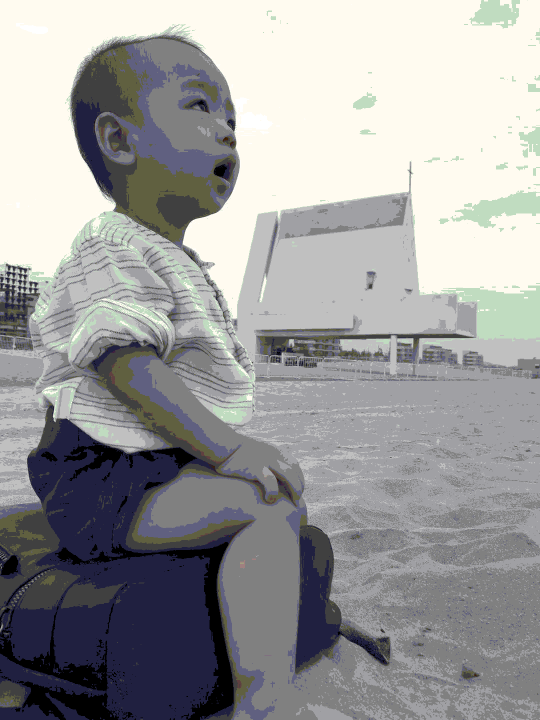
#> input picture l5SVD矩阵分解与基于内容的推荐/image_svd/256.bmp, 1080 x 1440 px (shown at 1/2 size)
$ python image_svd.py
#> lines starting #> are read from the running program, lines starting #| are printed output that depends on the picture
import numpy as np
from scipy.linalg import svd
from PIL import Image
import matplotlib.pyplot as plt

# 取前k个特征，对图像进行还原
def get_image_feature(s, k):
	# 对于S，只保留前K个特征值
	s_temp = np.zeros(s.shape[0])
	s_temp[0:k] = s[0:k]
	s = s_temp * np.identity(s.shape[0])
	# 用新的s_temp，以及p,q重构A
	temp = np.dot(p,s)
	temp = np.dot(temp,q)
	plt.imshow(temp, cmap=plt.cm.gray, interpolation='nearest')
	plt.show()
	print(A-temp)


# 加载256色图片
image = Image.open('./256.bmp')
#> image is the input picture: PIL image 1080x1440 P; mean R, G, B 156, 155.8, 156.2
A = np.array(image)
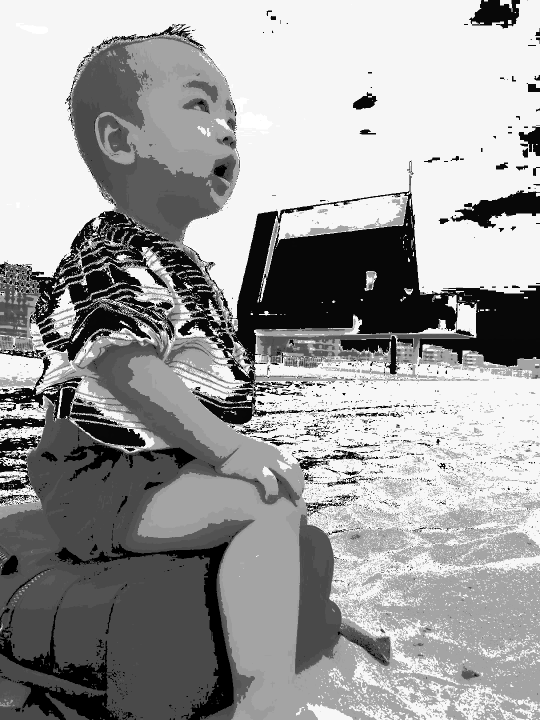
#> A: shape (1440, 1080) (shown at 1/2 size); min 0, max 255, mean 156.8
# 显示原图像
plt.imshow(A, cmap=plt.cm.gray, interpolation='nearest')
plt.show()
# 对图像矩阵A进行奇异值分解，得到p,s,q
p,s,q = svd(A, full_matrices=False)
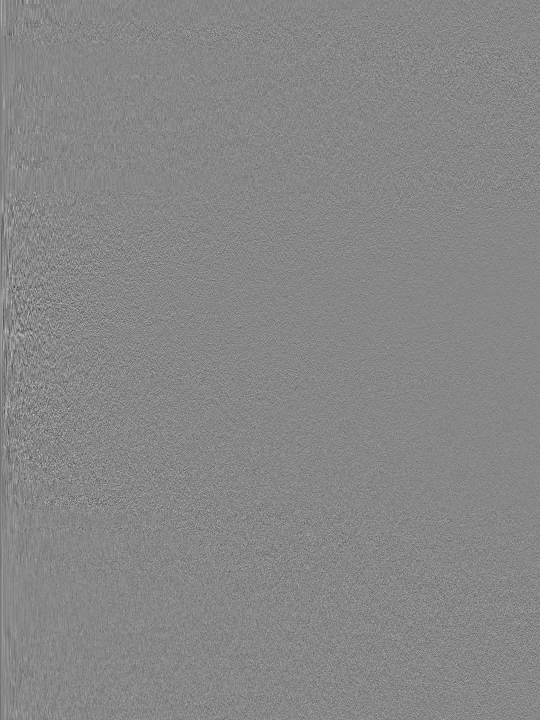
#> p: shape (1440, 1080) float32 (shown at 1/2 size); min -0.199, max 0.177, mean -1.27e-05; drawn with min black and max white
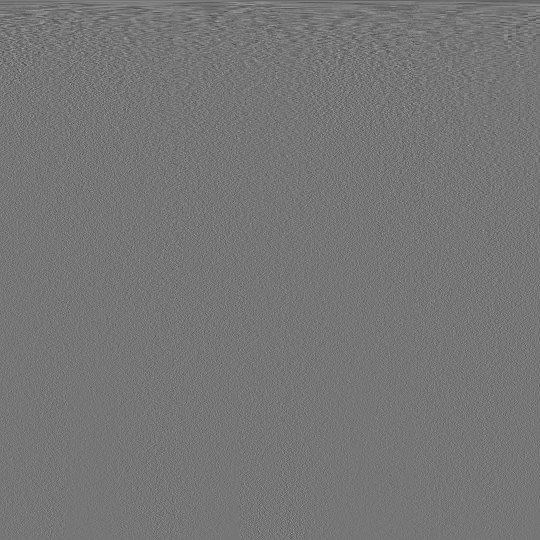
#> q: shape (1080, 1080) float32 (shown at 1/2 size); min -0.223, max 0.257, mean -1.78e-05; drawn with min black and max white
#> s = 1080 values, max 208047.7 at index 0, min 64.4 at index 1079, mean 1538.7
# 取前k个特征，对图像进行还原
get_image_feature(s, 5)
#> in get_image_feature, `temp = np.dot(p,s)`:
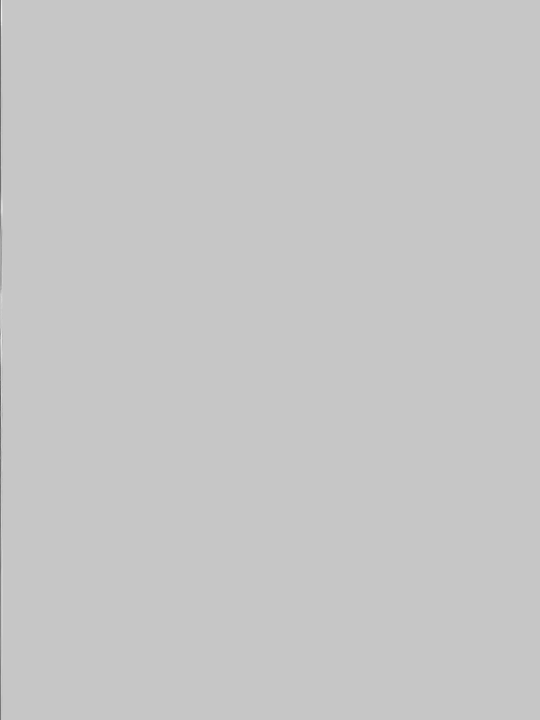
#> temp: shape (1440, 1080) float64 (shown at 1/2 size); min -7805.1, max 2222, mean -4.9; drawn with min black and max white
#> in get_image_feature, `temp = np.dot(temp,q)`:
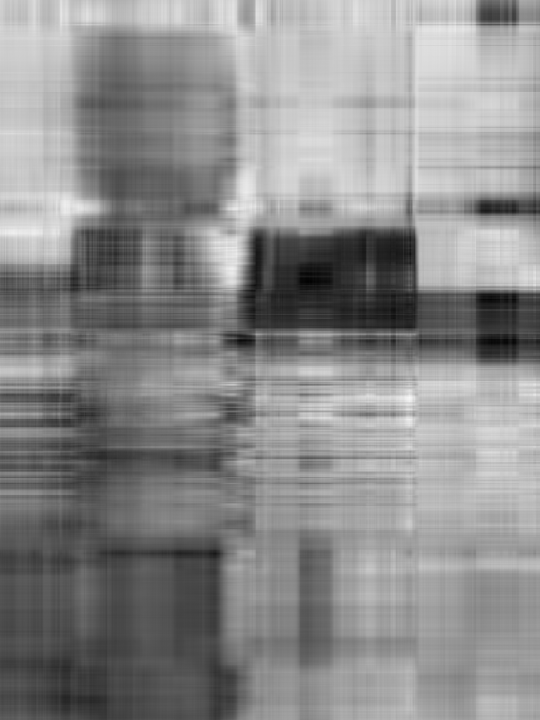
#> temp: shape (1440, 1080) float64 (shown at 1/2 size); min -53.11, max 330.9, mean 156.9; drawn with min black and max white
#> (printed output is left out)
get_image_feature(s, 50)
#> call 2 of get_image_feature, with s = array of shape (1080,), k = 50
#> in get_image_feature (call 2), `temp = np.dot(temp,q)`:
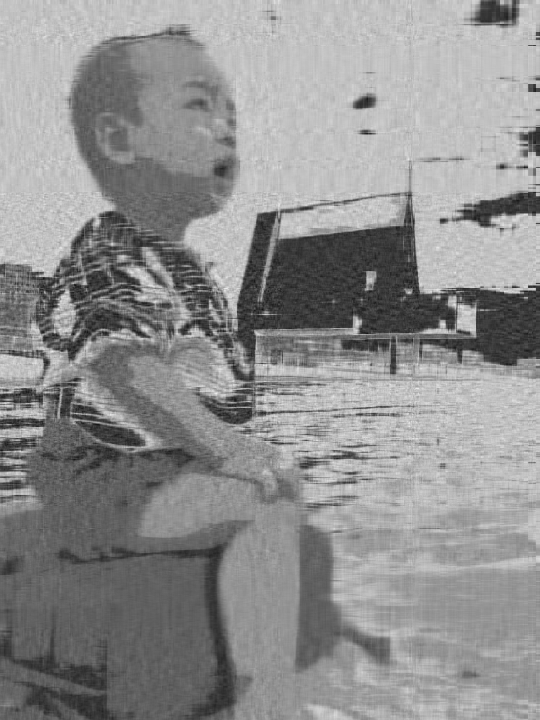
#> temp: shape (1440, 1080) float64 (shown at 1/2 size); min -96, max 353.3, mean 156.8; drawn with min black and max white
#> (printed output is left out)
get_image_feature(s, 500)
#> call 3 of get_image_feature, with s = array of shape (1080,), k = 500
#> in get_image_feature (call 3), `temp = np.dot(temp,q)`:
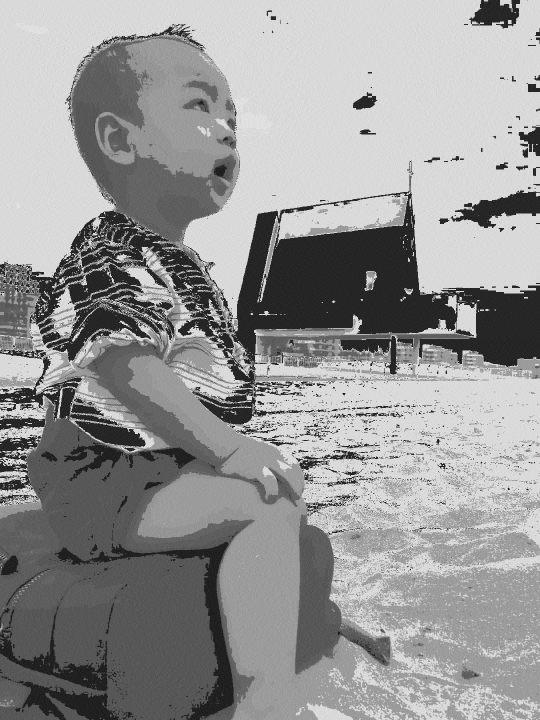
#> temp: shape (1440, 1080) float64 (shown at 1/2 size); min -43.1, max 296.2, mean 156.8; drawn with min black and max white
#> (printed output is left out)
